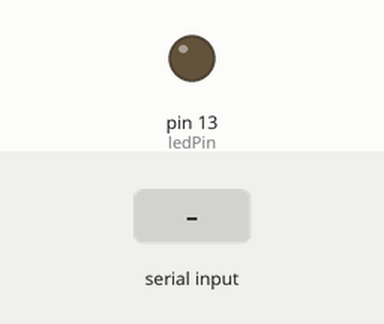
A sketch run on a simulated Arduino Uno, built with avr-gcc and run on an emulated ATmega328P. Shown: output pins drawn as LEDs (lit = HIGH). The inputs (shaded band) are chosen by the test bench.

Above: at 1.2 s.
1.3 s: "H" received over the second serial link
At 2.0 s:
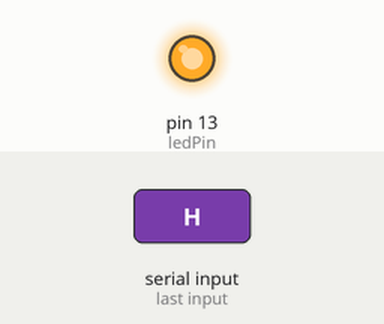
2.8 s: "L" received over the second serial link
At 3.1 s:
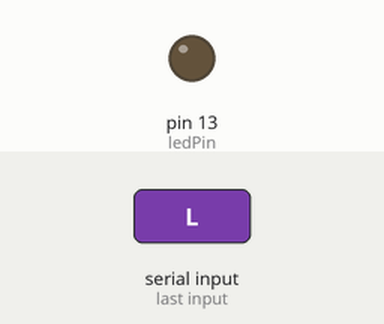
Timing chart, 0 to 5.8 s (numbered marks = the images above; inputs shaded):
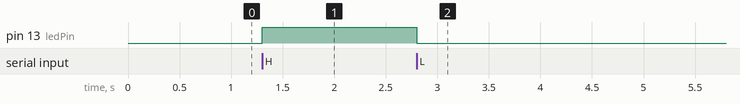

Measured:
- after the input at 1.3 s, pin 13 (ledPin): LOW → HIGH at once
- after the input at 2.8 s, pin 13 (ledPin): HIGH → LOW at once

The sketch:

Bluetooth01.ino
```cpp
#include <SoftwareSerial.h>

//Create a new software  serial
SoftwareSerial bluetooth(5, 4); //TX, RX (Bluetooth)

const int ledPin = 13; // the pin that the LED is attached to
int incomingByte;      // a variable to read incoming serial data into

void setup() {
  //Initialize the software serial
  bluetooth.begin(9600);

  // initialize the LED pin as an output:
  pinMode(ledPin, OUTPUT);
}

void loop() {
  // see if there's incoming serial data:
  if (bluetooth.available() > 0) {
    // read the oldest byte in the serial buffer:
    incomingByte = bluetooth.read();
    // if it's a capital H (ASCII 72), turn on the LED:
    if (incomingByte == 'H') {
      digitalWrite(LED_BUILTIN, HIGH);
      bluetooth.println("LED: ON");
    }
    // if it's an L (ASCII 76) turn off the LED:
    if (incomingByte == 'L') {
      digitalWrite(LED_BUILTIN, LOW);
      bluetooth.println("LED: OFF");
    }
  }
}
```
